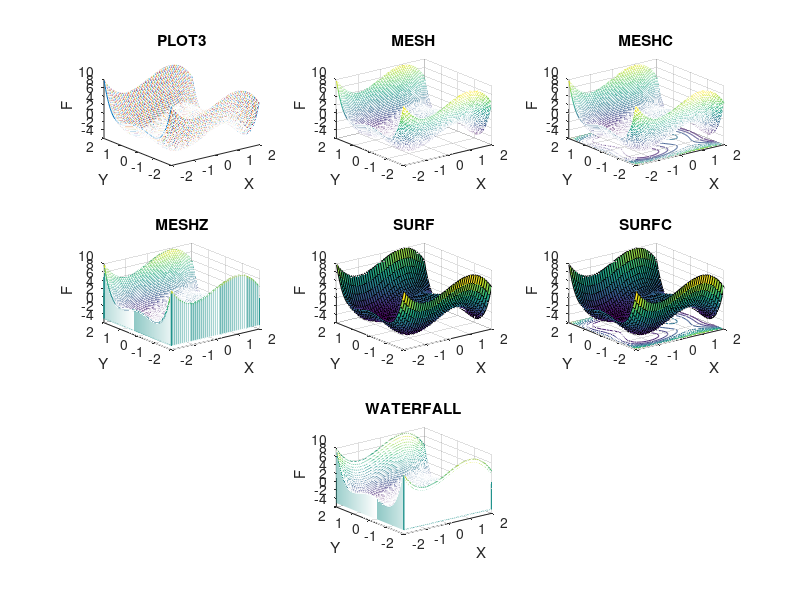

Write MATLAB code to recreate this figure.
clc
clear all
close all
x = -2:0.03:2;
y = -2:0.03:2;
[X,Y]=meshgrid(x,y);
F=3*X-X.^3-2*Y.^2+Y.^4;
subplot(3,3,1)
plot3(X,Y,F)
xlabel('X')
ylabel('Y')
zlabel('F')
title('PLOT3')

subplot(3,3,2)
mesh(X,Y,F)
xlabel('X')
ylabel('Y')
zlabel('F')
title('MESH')

subplot(3,3,3)
meshc(X,Y,F)
xlabel('X')
ylabel('Y')
zlabel('F')
title('MESHC')

subplot(3,3,4)
meshz(X,Y,F)
xlabel('X')
ylabel('Y')
zlabel('F')
title('MESHZ')

subplot(3,3,8)
waterfall(X,Y,F)
xlabel('X')
ylabel('Y')
zlabel('F')
title('WATERFALL')

x = -2:0.1:2;
y = -2:0.1:2;
[X1,Y1]=meshgrid(x,y);
F1=3*X1-X1.^3-2*Y1.^2+Y1.^4;
subplot(3,3,5)
surf(X1,Y1,F1)
xlabel('X')
ylabel('Y')
zlabel('F')
title('SURF')

subplot(3,3,6)
surfc(X1,Y1,F1)
xlabel('X')
ylabel('Y')
zlabel('F')
title('SURFC')
